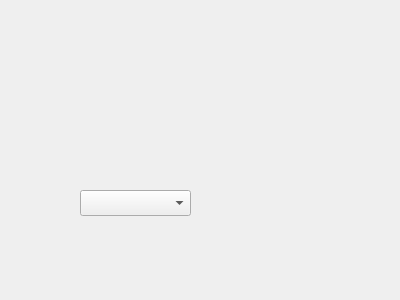
<?xml version="1.0" encoding="UTF-8"?>
<ui version="4.0">
 <class>FloatForm</class>
 <widget class="QWidget" name="FloatForm">
  <property name="geometry">
   <rect>
    <x>0</x>
    <y>0</y>
    <width>400</width>
    <height>300</height>
   </rect>
  </property>
  <property name="font">
   <font>
    <family>微软雅黑</family>
    <pointsize>12</pointsize>
   </font>
  </property>
  <property name="windowTitle">
   <string>Form</string>
  </property>
  <widget class="QComboBox" name="chooseMarking">
   <property name="geometry">
    <rect>
     <x>80</x>
     <y>190</y>
     <width>111</width>
     <height>26</height>
    </rect>
   </property>
   <property name="currentText">
    <string/>
   </property>
   <property name="placeholderText">
    <string>Choose</string>
   </property>
   <item>
    <property name="text">
     <string>--请选择--</string>
    </property>
   </item>
   <item>
    <property name="text">
     <string>11</string>
    </property>
   </item>
   <item>
    <property name="text">
     <string>12</string>
    </property>
   </item>
   <item>
    <property name="text">
     <string>13</string>
    </property>
   </item>
   <item>
    <property name="text">
     <string>14</string>
    </property>
   </item>
   <item>
    <property name="text">
     <string>15</string>
    </property>
   </item>
   <item>
    <property name="text">
     <string>16</string>
    </property>
   </item>
   <item>
    <property name="text">
     <string>17</string>
    </property>
   </item>
   <item>
    <property name="text">
     <string>18</string>
    </property>
   </item>
   <item>
    <property name="text">
     <string>21</string>
    </property>
   </item>
   <item>
    <property name="text">
     <string>22</string>
    </property>
   </item>
   <item>
    <property name="text">
     <string>23</string>
    </property>
   </item>
   <item>
    <property name="text">
     <string>24</string>
    </property>
   </item>
   <item>
    <property name="text">
     <string>25</string>
    </property>
   </item>
   <item>
    <property name="text">
     <string>26</string>
    </property>
   </item>
   <item>
    <property name="text">
     <string>27</string>
    </property>
   </item>
   <item>
    <property name="text">
     <string>28</string>
    </property>
   </item>
   <item>
    <property name="text">
     <string>31</string>
    </property>
   </item>
   <item>
    <property name="text">
     <string>32</string>
    </property>
   </item>
   <item>
    <property name="text">
     <string>33</string>
    </property>
   </item>
   <item>
    <property name="text">
     <string>34</string>
    </property>
   </item>
   <item>
    <property name="text">
     <string>35</string>
    </property>
   </item>
   <item>
    <property name="text">
     <string>36</string>
    </property>
   </item>
   <item>
    <property name="text">
     <string>37</string>
    </property>
   </item>
   <item>
    <property name="text">
     <string>38</string>
    </property>
   </item>
   <item>
    <property name="text">
     <string>41</string>
    </property>
   </item>
   <item>
    <property name="text">
     <string>42</string>
    </property>
   </item>
   <item>
    <property name="text">
     <string>43</string>
    </property>
   </item>
   <item>
    <property name="text">
     <string>44</string>
    </property>
   </item>
   <item>
    <property name="text">
     <string>45</string>
    </property>
   </item>
   <item>
    <property name="text">
     <string>46</string>
    </property>
   </item>
   <item>
    <property name="text">
     <string>47</string>
    </property>
   </item>
   <item>
    <property name="text">
     <string>48</string>
    </property>
   </item>
  </widget>
 </widget>
 <resources/>
 <connections/>
</ui>
